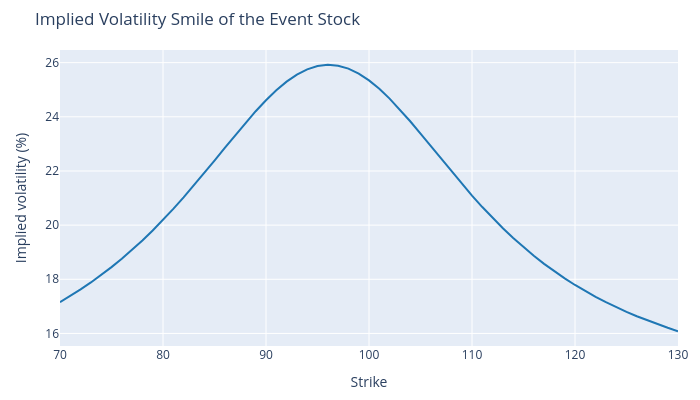

Notebook code for this chart:
### Markdown cell above
A trader quoting these options in Black-Scholes terms maps each price to its
own implied volatility, and the curve is an inverted smile peaking between the two
outcomes. The two-humped density hides behind a
single curve of volatilities, and the recipe recovers it exactly from prices
without knowing where it came from.

### Code cell
def implied_vol(price, F, K, T, r):
    """Black-Scholes volatility that reproduces a call price."""
    return brentq(lambda vol: black_call(F, K, T, r, vol) - price, 1e-4, 5.0)


smile_K = np.arange(70.0, 131.0, 1.0)
smile = np.array([implied_vol(mixture_call(k), forward, k, T, r) for k in smile_K])

fig = go.Figure()
fig.add_trace(
    go.Scatter(
        x=smile_K,
        y=100 * smile,
        mode="lines",
        name="Implied vol",
        line={"width": 2, "color": colors[0]},
    )
)
fig.update_layout(
    title="Implied Volatility Smile of the Event Stock",
    xaxis_title="Strike",
    yaxis_title="Implied volatility (%)",
    width=700,
    height=400,
    margin={"l": 60, "r": 20, "t": 50, "b": 50},
)
fig.write_image("output/event_smile.png", scale=2)
fig.show()

### Figure 1 — Plotly figure (JSON) as saved in the notebook; plotly's stock layout.template omitted (floating-point values rounded to 4 significant figures)
{"data": [{"line": {"color": "#1f77b4", "width": 2}, "mode": "lines", "name": "Implied vol", "type": "scatter", "x": [70.0, 71.0, 72.0, 73.0, 74.0, 75.0, 76.0, 77.0, 78.0, 79.0, 80.0, 81.0, 82.0, 83.0, 84.0, 85.0, 86.0, 87.0, 88.0, 89.0, 90.0, 91.0, 92.0, 93.0, 94.0, 95.0, 96.0, 97.0, 98.0, 99.0, 100.0, 101.0, 102.0, 103.0, 104.0, 105.0, 106.0, 107.0, 108.0, 109.0, 110.0, 111.0, 112.0, 113.0, 114.0, 115.0, 116.0, 117.0, 118.0, 119.0, 120.0, 121.0, 122.0, 123.0, 124.0, 125.0, 126.0, 127.0, 128.0, 129.0, 130.0], "y": [17.16, 17.38, 17.63, 17.88, 18.16, 18.45, 18.76, 19.09, 19.44, 19.8, 20.19, 20.6, 21.02, 21.47, 21.92, 22.38, 22.85, 23.32, 23.77, 24.21, 24.61, 24.98, 25.3, 25.56, 25.75, 25.88, 25.92, 25.89, 25.78, 25.6, 25.35, 25.03, 24.67, 24.27, 23.84, 23.38, 22.92, 22.45, 21.98, 21.53, 21.09, 20.67, 20.26, 19.88, 19.52, 19.18, 18.87, 18.57, 18.29, 18.03, 17.79, 17.56, 17.35, 17.16, 16.97, 16.8, 16.64, 16.48, 16.34, 16.21, 16.08]}], "layout": {"height": 400, "margin": {"b": 50, "l": 60, "r": 20, "t": 50}, "title": {"text": "Implied Volatility Smile of the Event Stock"}, "width": 700, "xaxis": {"title": {"text": "Strike"}}, "yaxis": {"title": {"text": "Implied volatility (%)"}}}}
